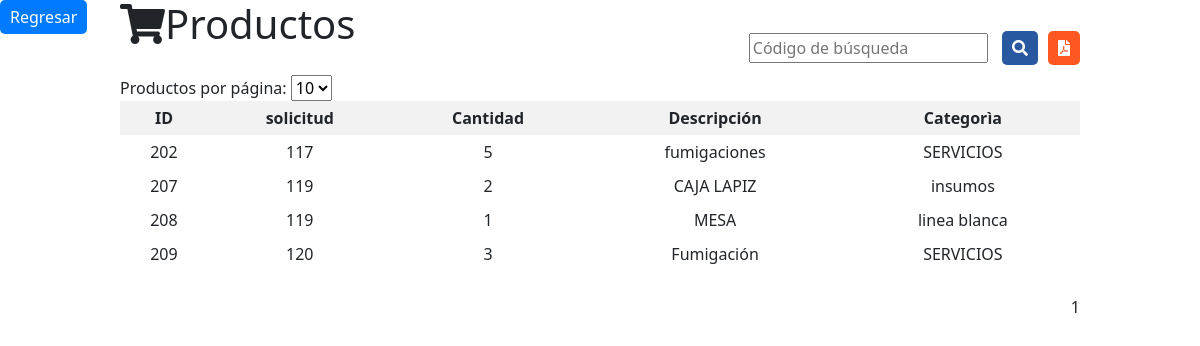
Page /views/productos.php (signed in) on the committed database.
### tables this page shows
CREATE TABLE `tbl_productos` (
  `id` int(11) NOT NULL AUTO_INCREMENT,
  `id_solicitud` int(11) NOT NULL,
  `cantidad` varchar(200) NOT NULL,
  `descripcion` text DEFAULT NULL,
  `categoria` int(11) NOT NULL,
  `creado_por` varchar(30) DEFAULT NULL,
  `fecha_creacion` date NOT NULL,
  `modificado_por` varchar(30) DEFAULT NULL,
  `fecha_modificacion` date NOT NULL,
  PRIMARY KEY (`id`),
  KEY `fk_tbl_solicitudes_id_solicitud_tbl_productos` (`id_solicitud`),
  KEY `fk_tbl_categorias_categoria_tbl_productos` (`categoria`) USING BTREE,
  CONSTRAINT `fk_tbl_solicitudes_tbl_productos` FOREIGN KEY (`id_solicitud`) REFERENCES `tbl_solicitudes` (`id`) ON DELETE CASCADE ON UPDATE CASCADE
);

CREATE TABLE `tbl_categorias` (
  `id` int(11) NOT NULL AUTO_INCREMENT,
  `categoria` varchar(50) NOT NULL,
  `creado` varchar(50) NOT NULL,
  `fecha_creacion` timestamp NOT NULL DEFAULT current_timestamp() ON UPDATE current_timestamp(),
  `fecha_modificacion` timestamp NOT NULL DEFAULT current_timestamp(),
  `modificado` varchar(30) NOT NULL,
  PRIMARY KEY (`id`)
);

### views/productos.php (the view, shortened to what this page needs)
<?php
include("../views/conexion.php");
$resultsPerPage = isset($_GET['resultsPerPage']) ? intval($_GET['resultsPerPage']) : 10;
$paginaActual = isset($_GET['page']) ? intval($_GET['page']) : 1;
$offset = ($paginaActual - 1) * $resultsPerPage;
$sqlProductos = "SELECT p.id, p.id_solicitud, p.cantidad, p.descripcion, c.categoria
                 FROM tbl_productos p
                 INNER JOIN tbl_categorias c ON p.categoria = c.id
                 LIMIT ?, ?";
$stmt = $conn->prepare($sqlProductos);
$stmt->bind_param("ii", $offset, $resultsPerPage);
$stmt->execute();
$resultProductos = $stmt->get_result();
?>
<!DOCTYPE html>
<html>
<head>
    <link rel="stylesheet" href="../css/estilosProducto.css">
    <link href="https://cdn.jsdelivr.net/npm/bootstrap@5.3.0/dist/css/bootstrap.min.css" rel="stylesheet">
    <link rel="stylesheet" href="https://cdnjs.cloudflare.com/ajax/libs/font-awesome/5.15.3/css/all.min.css">
</head>
<body>
    <div class="content">
        <div class="header-container">
           <h1><span class="fas fa-shopping-cart"></span>Productos</h1>
        </div>
        <div class="search-bar" style="margin-top: -25px; margin-bottom: -10px; text-align: right;">
            <form method="GET" action="">
                <input type="text" name="codigo" placeholder="Código de búsqueda">
                <button type="submit" name="buscar"><i class="fas fa-search"></i></button>
            </form>
            <a href="pdf.php" class="pdf-button" target="_blank"><i class="fas fa-file-pdf"></i></a>
        </div>
            <div class="pagination-left">
            <form method="get">
             <label for="resultsPerPage">Productos por página:</label>
               <select name="resultsPerPage" id="resultsPerPage" onchange="this.form.submit()">
                 <option value="10" <?php if ($resultsPerPage == 10) echo "selected"; ?>>10</option>
                </select>
            </form>
        </div>
        <table>
            <tr>
                <th>ID</th>
                <th>solicitud</th>
                <th>Cantidad</th>
                <th>Descripción</th>
                <th>Categorìa</th>
            </tr>
            <?php
            if ($resultProductos) {
            if ($resultProductos->num_rows > 0) {
                while ($rowProducto = $resultProductos->fetch_assoc()) {
                    echo "<tr>";
                    echo "<td>" . $rowProducto["id"] . "</td>";
                    echo "<td>" . $rowProducto["id_solicitud"] . "</td>";
                    echo "<td>" . $rowProducto["cantidad"] . "</td>";
                    echo "<td>" . $rowProducto["descripcion"] . "</td>";
                    echo "<td>" . $rowProducto["categoria"] . "</td>";
                    echo "</tr>";
                }
            } else {
                echo "<tr><td colspan='5'>No se encontraron productos</td></tr>";
            }
        } else {
            echo "Error en la consulta SQL: " . $conn->error;
        }
            ?>
        </table>
        <br>
       <div class="pagination pagination-links">
          <?php
               echo "<span>$paginaActual</span>";
            ?>
        </div>
   </div>
    <button class="styled-button"
    onclick="window.location.href='../admin/administrar.php'"
    style="background-color: #007bff; color: #fff; padding: 5px 10px; border: none; border-radius: 5px; cursor: pointer; float: left;">Regresar</button>
</body>
</html>

### css/estilosProducto.css (style rules this page uses)
table { width: 100%; border-collapse: collapse; text-align: center; }
th, td { padding: 5px; text-align: center; border-bottom: 1px solid #ccc; }
th { background-color: #f2f2f2; }
.content { margin-left: 10%; transition: margin-left 0.5s; padding: 0px; width: 80%; position: absolute; top: 0; right: 0; bottom: 0; left: 0; }
.search-bar { display: flex; align-items: center; justify-content: flex-end; margin-top: -25px; margin-bottom: -10px; }
.pagination-left { display: flex; align-items: center; justify-content: flex-start; margin-top: 20px; }
.pagination-links { display: flex; align-items: center; justify-content: right; }
.search-bar button[type="submit"] { background-color: #2758a0; color: #fff; padding: 5px 10px; border: none; border-radius: 5px; cursor: pointer; margin-left: 10px; }
.search-bar a.pdf-button { background-color: #ff5722; color: #fff; padding: 5px 10px; border: none; border-radius: 5px; cursor: pointer; }
.print-button, .pdf-button, download-button { margin-left: 10px; text-decoration: none; padding: 5px 10px; background-color: #007bff; color: #fff; border: none; border-radius: 5px; cursor: pointer; }
.styled-button { padding: 5px 8px; border: none; color: #d7dee1; cursor: pointer; transition: background-color 0.3s ease; border-radius: 3px; text-decoration: none; float: left; }

### rows in the picture
tbl_productos: id "202", id_solicitud "117", cantidad "5", descripcion "fumigaciones", tbl_categorias.categoria "SERVICIOS"
tbl_productos: id "207", id_solicitud "119", cantidad "2", descripcion "CAJA LAPIZ", tbl_categorias.categoria "insumos"
tbl_productos: id "208", id_solicitud "119", cantidad "1", descripcion "MESA", tbl_categorias.categoria "linea blanca"
tbl_productos: id "209", id_solicitud "120", cantidad "3", descripcion "Fumigación", tbl_categorias.categoria "SERVICIOS"

### other values in the picture
$paginaActual "1"
